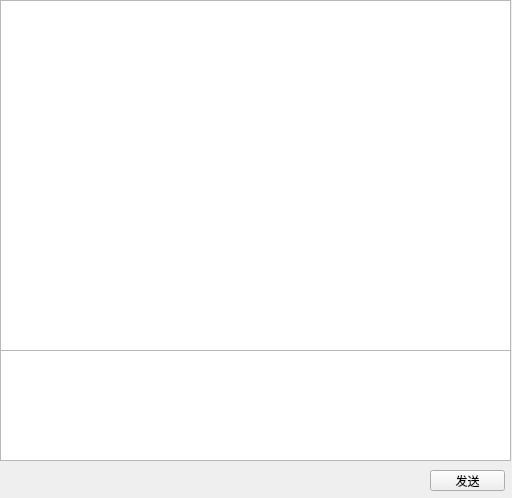
<?xml version="1.0" encoding="UTF-8"?>
<ui version="4.0">
 <class>chatWindow</class>
 <widget class="QWidget" name="chatWindow">
  <property name="geometry">
   <rect>
    <x>0</x>
    <y>0</y>
    <width>512</width>
    <height>498</height>
   </rect>
  </property>
  <property name="windowTitle">
   <string>Chat聊天室</string>
  </property>
  <widget class="QTextEdit" name="edit_text">
   <property name="geometry">
    <rect>
     <x>0</x>
     <y>350</y>
     <width>511</width>
     <height>111</height>
    </rect>
   </property>
  </widget>
  <widget class="QPushButton" name="send_button">
   <property name="geometry">
    <rect>
     <x>430</x>
     <y>470</y>
     <width>75</width>
     <height>21</height>
    </rect>
   </property>
   <property name="text">
    <string>发送</string>
   </property>
  </widget>
  <widget class="QLabel" name="info_label">
   <property name="geometry">
    <rect>
     <x>10</x>
     <y>470</y>
     <width>411</width>
     <height>21</height>
    </rect>
   </property>
   <property name="text">
    <string/>
   </property>
  </widget>
  <widget class="QTextEdit" name="message_text">
   <property name="geometry">
    <rect>
     <x>0</x>
     <y>0</y>
     <width>511</width>
     <height>351</height>
    </rect>
   </property>
  </widget>
 </widget>
 <resources/>
 <connections/>
</ui>
